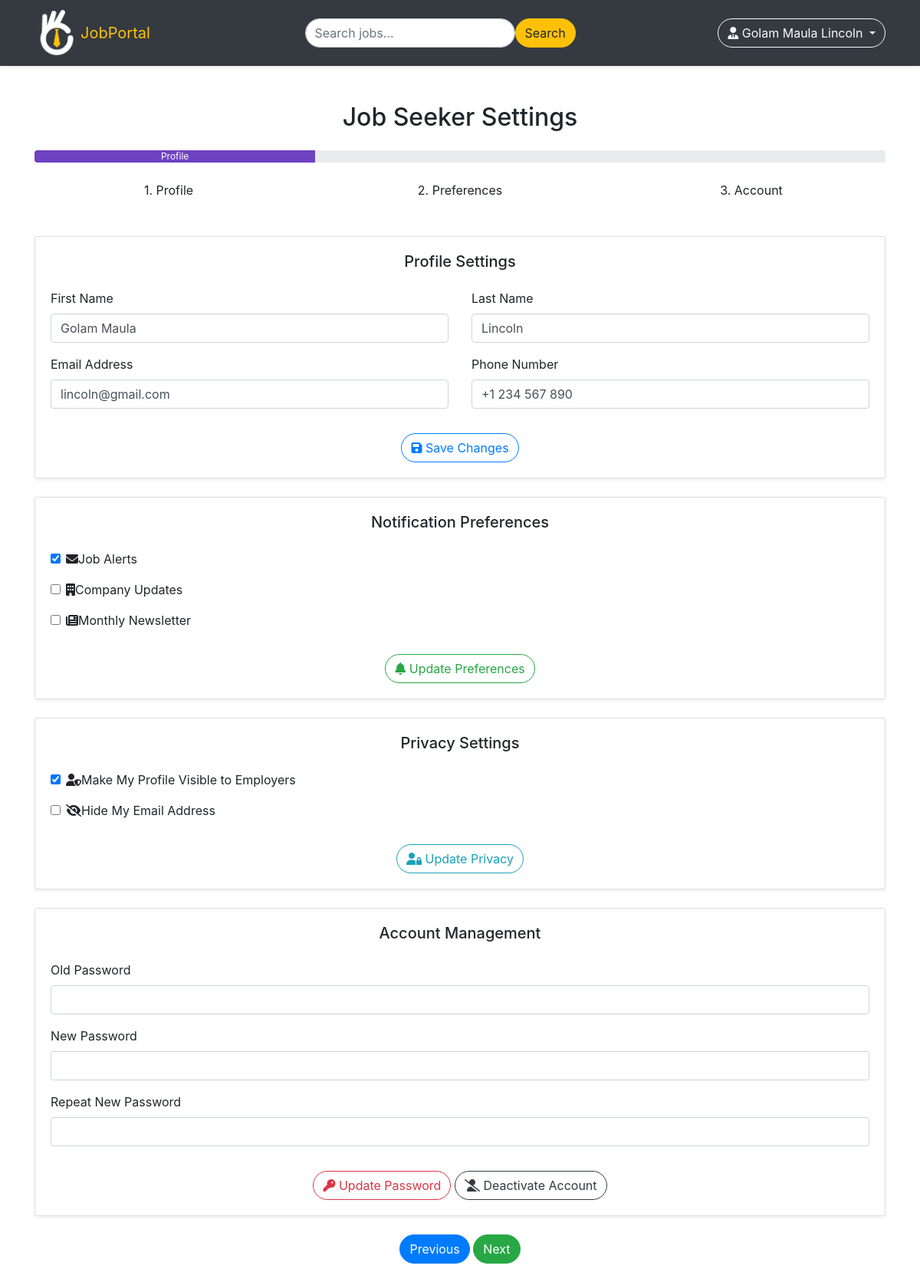
Screenshot of /settingsPage/ (signed in) with the database file from the repository.
### myApp/models.py (models this page shows, shortened)
class Custom_User(AbstractUser):
    USER = [
        ('seeker', 'Job Seeker'),
        ('recruiter', 'Recruiter')
    ]
    user_type = models.CharField(choices=USER, max_length=40, null=True)

### myProject/views.py (the view)
# urls.py: path('settingsPage/', settingsPage, name='settingsPage'),
@login_required
def settingsPage(req):
    return render(req, 'common/settings.html')

### templates/common/settings.html (shortened to what this page needs)
{% extends 'common/master.html' %}
{% block body %}
<div class="container mt-5">
    <h2 class="text-center mb-4">Job Seeker Settings</h2>
    <div class="progress mb-4">
        <div class="progress-bar" role="progressbar" style="width: 33%;" aria-valuenow="33" aria-valuemin="0"
            aria-valuemax="100">Profile</div>
    </div>
    <div class="row step mb-5">
        <div class="col text-center">1. Profile</div>
        <div class="col text-center">2. Preferences</div>
        <div class="col text-center">3. Account</div>
    </div>
    <div class="card shadow-sm mb-4">
        <div class="card-body">
            <h5 class="card-title text-center mb-4">Profile Settings</h5>
            <div class="row">
                <div class="col-md-6 mb-3">
                    <label for="firstName" class="form-label">First Name</label>
                    <input type="text" class="form-control" id="firstName" value="{{user.first_name}}" >
                </div>
                <div class="col-md-6 mb-3">
                    <label for="lastName" class="form-label">Last Name</label>
                    <input type="text" class="form-control" id="lastName" value="{{user.last_name}}">
                </div>
                <div class="col-md-6 mb-3">
                    <label for="email" class="form-label">Email Address</label>
                    <input type="email" class="form-control" id="email" value="{{user.email}}">
                </div>
                <div class="col-md-6 mb-3">
                    <label for="phone" class="form-label">Phone Number</label>
                    <input type="tel" class="form-control" id="phone" value="+1 234 567 890">
                </div>
            </div>
            <div class="text-center">
                <button class="btn btn-outline-primary rounded-pill mt-3">
                    <i class="fas fa-save me-2"></i> Save Changes
                </button>
            </div>
        </div>
    </div>
    <div class="card shadow-sm mb-4">
        <div class="card-body">
            <h5 class="card-title text-center mb-4">Notification Preferences</h5>
            <div class="form-check mb-3">
                <input class="form-check-input" type="checkbox" value="" id="jobAlerts" checked>
                <label class="form-check-label" for="jobAlerts">
                    <i class="fas fa-envelope me-2"></i>Job Alerts
                </label>
            </div>
            <div class="form-check mb-3">
                <input class="form-check-input" type="checkbox" value="" id="companyUpdates">
                <label class="form-check-label" for="companyUpdates">
                    <i class="fas fa-building me-2"></i>Company Updates
                </label>
            </div>
            <div class="form-check mb-3">
                <input class="form-check-input" type="checkbox" value="" id="newsletter">
                <label class="form-check-label" for="newsletter">
                    <i class="fas fa-newspaper me-2"></i>Monthly Newsletter
                </label>
            </div>
            <div class="text-center">
                <button class="btn btn-outline-success rounded-pill mt-3">
                    <i class="fas fa-bell me-2"></i> Update Preferences
                </button>
            </div>
        </div>
    </div>
    <div class="card shadow-sm mb-4">
        <div class="card-body">
            <h5 class="card-title text-center mb-4">Privacy Settings</h5>
            <div class="form-check mb-3">
                <input class="form-check-input" type="checkbox" value="" id="profileVisibility" checked>
                <label class="form-check-label" for="profileVisibility">
                    <i class="fas fa-user-shield me-2"></i>Make My Profile Visible to Employers
                </label>
            </div>
            <div class="form-check mb-3">
                <input class="form-check-input" type="checkbox" value="" id="emailVisibility">
                <label class="form-check-label" for="emailVisibility">
                    <i class="fas fa-eye-slash me-2"></i>Hide My Email Address
                </label>
            </div>
            <div class="text-center">
                <button class="btn btn-outline-info rounded-pill mt-3">
                    <i class="fas fa-user-lock me-2"></i> Update Privacy
                </button>
            </div>
        </div>
    </div>
    <div class="card shadow-sm mb-4">
        <div class="card-body">
            <h5 class="card-title text-center mb-4">Account Management</h5>
            <form action="{% url 'changePassword' %}" method="POST">
                <div class="mb-3">
                    <label for="oldPassword" class="form-label">Old Password</label>
                    <input type="password" class="form-control" id="oldPassword" name="oldPassword">
                </div>
                <div class="mb-3">
                    <label for="newPassword" class="form-label">New Password</label>
                    <input type="password" class="form-control" id="newPassword" name="newPassword">
                </div>
                <div class="mb-3">
                    <label for="repeatNewPassword" class="form-label">Repeat New Password</label>
                    <input type="password" class="form-control" id="repeatNewPassword" name="repeatNewPassword">
                </div>
                <div class="text-center">
                    <button class="btn btn-outline-danger rounded-pill mt-3">
                        <i class="fas fa-key me-2"></i> Update Password
                    </button>
                    <button class="btn btn-outline-dark rounded-pill mt-3">
                        <i class="fas fa-user-slash me-2"></i> Deactivate Account
                    </button>
            </form>
            </div>
        </div>
    </div>
    <div class="btn-section text-center mb-4">
        <button class="btn btn-primary rounded-pill">Previous</button>
        <button class="btn btn-success  rounded-pill">Next</button>
    </div>
{% endblock body %}

### templates/includes/navbar.html (shortened to what this page needs)
{% load static %}
<nav class="navbar navbar-expand-lg navbar-dark bg-dark shadow-sm">
    <div class="container">
        <a class="navbar-brand fix-logo" href="{% url 'homePage' %}">
            <img src="{% static 'img/logo.png' %}" alt="JobPortal" width="60" height="60"
                class="d-inline-block align-text-top">
            <span class="text-warning">JobPortal</span>
        </a>
        <div class="collapse navbar-collapse" id="navbarNav">
            <ul class="navbar-nav mx-auto">
                <li class="nav-item">
                    <form class="d-flex">
                        <input class="form-control me-2 rounded-pill" type="search" placeholder="Search jobs..."
                            aria-label="Search">
                        <button class="btn btn-warning rounded-pill" type="submit">Search</button>
                    </form>
                </li>
            </ul>
            {% if user.is_authenticated %}
            <div class="dropdown">
                <button class="btn btn-outline-light dropdown-toggle rounded-pill" type="button" id="dropdownMenuButton"
                    data-bs-toggle="dropdown" aria-expanded="false">
                    <i class="fa-solid fa-user-tie"></i> {{ user.get_full_name }}
                </button>
            </div>
            {% else %}
            <div class="d-flex">
                <a class="btn btn-warning rounded-pill me-2 mr-2" href="{% url 'loginPage' %}">Login</a>
                <a class="btn btn-warning rounded-pill" href="{% url 'registerPage' %}"> Sign Up</a>
            </div>
            {% endif %}
        </div>
    </div>
</nav>

### static/css/style.css (style rules this page uses)
.fix-logo { display: flex; justify-content: center; align-items: center; }
.progress-bar { background-color: #6f42c1; }

### rows the page displays
Custom_User: get_full_name "Golam Maula Lincoln", first_name "Golam Maula", last_name "Lincoln", email "lincoln@gmail.com"
